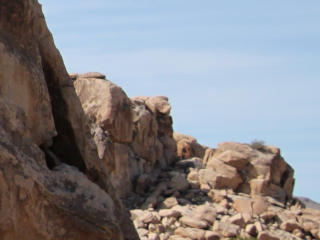
#> input picture Chap02/rock.ppm, 320 x 240 px
$ python '20210262_김우혁_compare_histogram.py' --query Chap02/rock.ppm --reference Chap02/tree.ppm
#> lines starting #> are read from the running program, lines starting #| are printed output that depends on the picture; long printed decimals are rounded
# 필요한 패키지를 import함
from __future__ import print_function
import argparse
import cv2

def histogram1D(img):
	# 1차원 히스토그램 계산
	hist = cv2.calcHist([img], [0], None, [256], [0, 256])
	hist = cv2.normalize(hist, hist)

	# 결과 히스토그램 반환
	return hist

def histogram2D(img):
	# 2차원 히스토그램 계산
	hist = cv2.calcHist( [img], [0, 1], None, \
				[180, 256], [0, 180, 0, 256] )
	hist = cv2.normalize(hist, hist)

	# 결과 히스토그램 반환
	return hist

def histogram3D(img):
	# 2차원 히스토그램 계산
	hist = cv2.calcHist( [img], [0, 1, 2], None, \
				[32, 32, 32], [0, 256, 0, 256, 0, 256] )
	hist = cv2.normalize(hist, hist)

	# 결과 히스토그램 반환
	return hist

if __name__ == "__main__" :
	# 명령행 인자 처리
	ap = argparse.ArgumentParser()
	ap.add_argument('-q', '--query', required = True, \
			help = 'Path to the query image')
	ap.add_argument('-r', '--reference', required = True, \
			help = 'Path to the reference image')
	ap.add_argument('-t', '--type', type = int, \
		default = 1,
		help = 'type of histogram(1: gray, 2: color)')
	args = vars(ap.parse_args())

	query = args['query']
	reference = args['reference']
	hist_type = args['type']

	# OpenCV를 사용하여 질의 영상 데이터 로딩
	imageq = cv2.imread(query)
#> imageq is the input picture: shape (240, 320, 3); mean B, G, R 139.3, 135.2, 136

	if hist_type == 1:
		# 그레이스케일 영상으로 변환
		grayq = cv2.cvtColor(imageq, cv2.COLOR_BGR2GRAY)
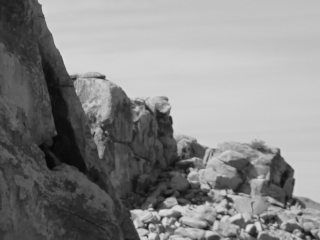
#> grayq: shape (240, 320); min 6, max 224, mean 135.9
		# 히스토그램 계산
		histq = histogram1D(grayq)
#> in histogram1D, `hist = cv2.calcHist([img], [0], None, [256], [0, 256])`: hist = 256 values, max 2569 at index 202, min 0 at index 0, mean 300
#> in histogram1D, `hist = cv2.normalize(hist, hist)`: hist = 256 values, max 0.291 at index 202, min 0 at index 0, mean 0.034
#> histq has the same summary as hist in histogram1D
	elif hist_type == 2:
		# HSV 영상으로 변환
		hsvq = cv2.cvtColor(imageq, cv2.COLOR_BGR2HSV)
		# 히스토그램 계산
		histq = histogram2D(hsvq)
	elif hist_type == 3:
		# 히스토그램 계산
		histq = histogram3D(imageq)
	elif hist_type == 4:
		# HSV 영상으로 변환
		hsvq = cv2.cvtColor(imageq, cv2.COLOR_BGR2HSV)
		# H 성분만 분리
		hsvq_h = cv2.split(hsvq)[0]
		# 히스토그램 계산
		histq = histogram1D(hsvq_h)

	# OpenCV를 사용하여 참조 영상 데이터 로딩
	imager = cv2.imread(reference)
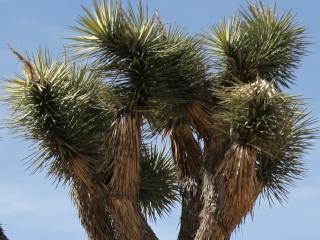
#> input picture Chap02/tree.ppm, 320 x 240 px
#> imager is the input picture: shape (240, 320, 3); mean B, G, R 110.2, 109.8, 105.1

	if hist_type == 1:
		# 그레이스케일 영상으로 변환
		grayr = cv2.cvtColor(imager, cv2.COLOR_BGR2GRAY)
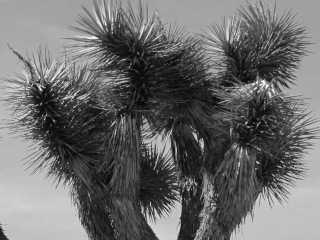
#> grayr: shape (240, 320); min 8, max 253, mean 108.5
		# 히스토그램 계산
		histr = histogram1D(grayr)
#> histr = 256 values, max 0.207 at index 194, min 0 at index 0, mean 0.0473
	elif hist_type == 2:
		# HSV 영상으로 변환
		hsvr = cv2.cvtColor(imager, cv2.COLOR_BGR2HSV)
		# 히스토그램 계산
		histr = histogram2D(hsvr)
	elif hist_type == 3:
		# 히스토그램 계산
		histr = histogram3D(imager)
	elif hist_type == 4:
		# HSV 영상으로 변환
		hsvr = cv2.cvtColor(imager, cv2.COLOR_BGR2HSV)
		# H 성분만 분리
		hsvr_h = (cv2.split(hsvr))[0]
		# 히스토그램 계산
		histr = histogram1D(hsvr_h)

	val = cv2.compareHist(histq, histr, cv2.HISTCMP_CORREL)
#> val = 0.284
	print(query, "~", reference, "(correlation): ", val)
#| Chap02/rock.ppm ~ Chap02/tree.ppm (correlation):  0.2839
	val = cv2.compareHist(histq, histr, cv2.HISTCMP_CHISQR)
#> val = 28.29
	print(query, "~", reference, "(Chi-Square): ", val)
#| Chap02/rock.ppm ~ Chap02/tree.ppm (Chi-Square):  28.295
	val = cv2.compareHist(histq, histr, cv2.HISTCMP_INTERSECT)
#> val = 5.98
	print(query, "~", reference, "(intersect): ", val)
#| Chap02/rock.ppm ~ Chap02/tree.ppm (intersect):  5.984
	val = cv2.compareHist(histq, histr, cv2.HISTCMP_BHATTACHARYYA)
#> val = 0.386
	print(query, "~", reference, "(Bhattacharyya): ", val)
#| Chap02/rock.ppm ~ Chap02/tree.ppm (Bhattacharyya):  0.3863

	cv2.imshow("query", imageq)
	cv2.imshow("reference", imager)
	cv2.waitKey(0)
